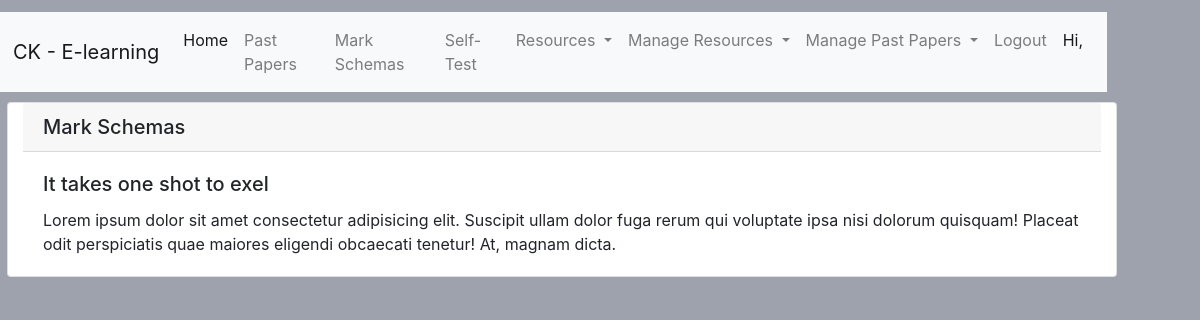
/lessons/mark_schema?month=2&year=2020 (signed in), run on an earlier commit of the app's database.
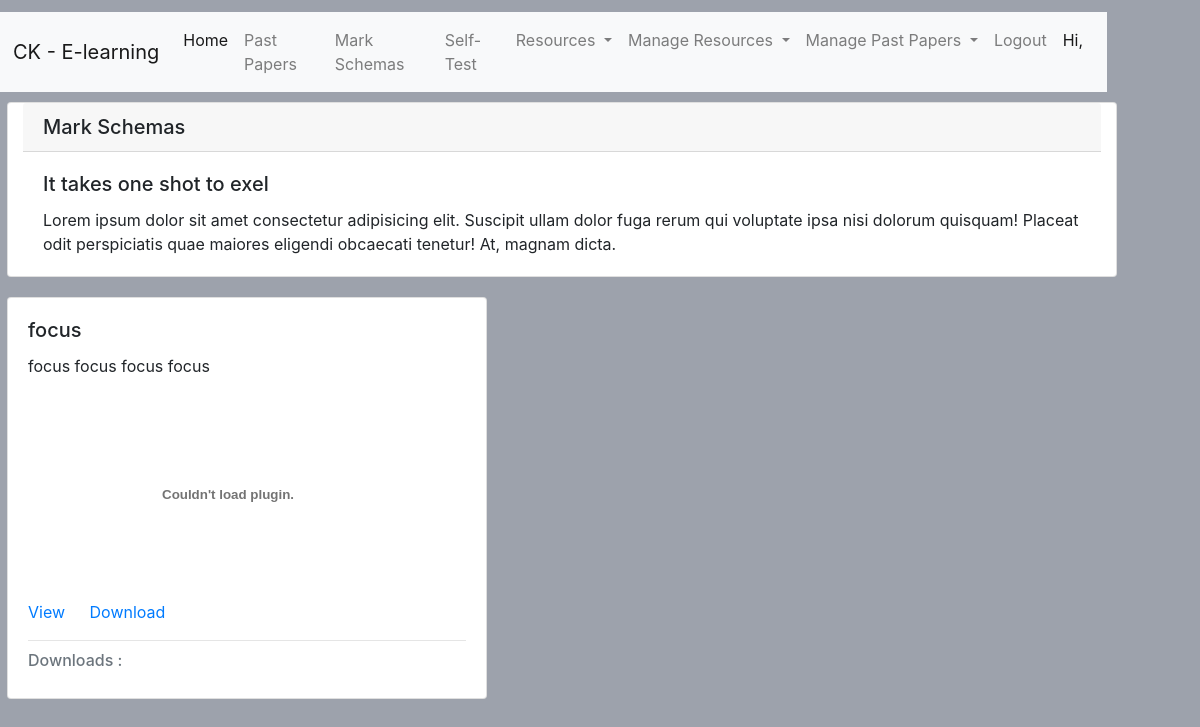
And on a later commit of the database.
### tables this page shows
CREATE TABLE `mark_schema` (
  `id` int(11) NOT NULL,
  `year` int(11) NOT NULL,
  `description` varchar(100) NOT NULL,
  `created_at` timestamp NOT NULL DEFAULT current_timestamp(),
  `created_by` varchar(1000) NOT NULL,
  `downloads` bigint(20) DEFAULT NULL,
  `title` varchar(100) NOT NULL,
  `link` varchar(1000) DEFAULT NULL,
  `month` int(11) DEFAULT NULL,
  `level` varchar(100) NOT NULL DEFAULT 'junior'
);

### lessons/api/index.php (called while the page is built, shortened)
<?php
function getMarkSchema(){
    $conn = DBCoonect();
       $grade = isset($_SESSION['user']['grade']) ? $_SESSION['user']['grade']: 'junior' ;
       $level = $grade > 9 ? 'senior' : 'junior';
       if (isset($_GET['month']) && isset($_GET['year'])) {
           $month = $_GET['month'];
           $year = $_GET['year'];
       $sql = "SELECT * FROM mark_schema WHERE `month` = '$month' AND `year` = '$year' AND `level` = '$level' ";
       }else{
       $sql = "SELECT * FROM mark_schema WHERE `level` = '$level' ";
       }
    $results = mysqli_query($conn,$sql);
    $rows = [];
    while ($row = mysqli_fetch_assoc($results)) {
        array_unshift($rows,$row);
    }
    return $rows;
}
function getFileStoragePath(){
    return 'http://'.$_SERVER['HTTP_HOST'].'/comp_test/storage/';
}

### lessons/mark_schema/index.php (the view, shortened to what this page needs)
<?php
require_once('../../layout/admin/header.php');
require_once('../api/index.php');
$files = getMarkSchema();
?>
<div class="card col-md-12">
  <h5 class="card-header">Mark Schemas</h5>
  <div class="card-body">
    <h5 class="card-title">It takes one shot to exel</h5>
    <p class="card-text">Lorem ipsum dolor sit amet consectetur adipisicing elit. Suscipit ullam dolor fuga rerum qui voluptate ipsa nisi dolorum quisquam! Placeat odit perspiciatis quae maiores eligendi obcaecati tenetur! At, magnam dicta.</p>
  </div>
</div>
<?php  if(count($files)):
        $index = 0;
        while($index < count($files) ):
            $row = $files[$index] ;
            $title = $row['title'];
            $downloads = $row['downloads'];
            $description = $row['description'];
            $file = ($row['link']) ;
             $fileStorage =  getFileStoragePath();
            $path = ($fileStorage.$file) ;
    ?>
<div class="card" style="width: 30rem;">
  <div class="card-body">
    <h5 class="card-title"><?php echo $title?></h5>
    <p class="card-text">
    <?php echo $description?>
    </p>
    <embed src="<?php echo $path;  ?>" width="400" height="200" alt="pdf" pluginspage="http://www.adobe.com/products/acrobat/readstep2.html">
    <a href="<?php echo $path;  ?>" target='_blank' class="card-link">View </a>
    <a href="<?php echo $path;  ?>" target='_blank' class="card-link" download>Download </a>
    <hr />
        <h6 class="card-subtitle mb-2 text-muted">
    Downloads :<?php echo $downloads?></h6>
  </div>
</div>
        <?php $index++; endwhile;   else:  ?>
<?php  endif  ?>
<?php
require_once('../../layout/admin/footer.php')
?>

What changed in the data, as far as the page shows it:
added mark_schema: title "focus", description "focus focus focus focus"
